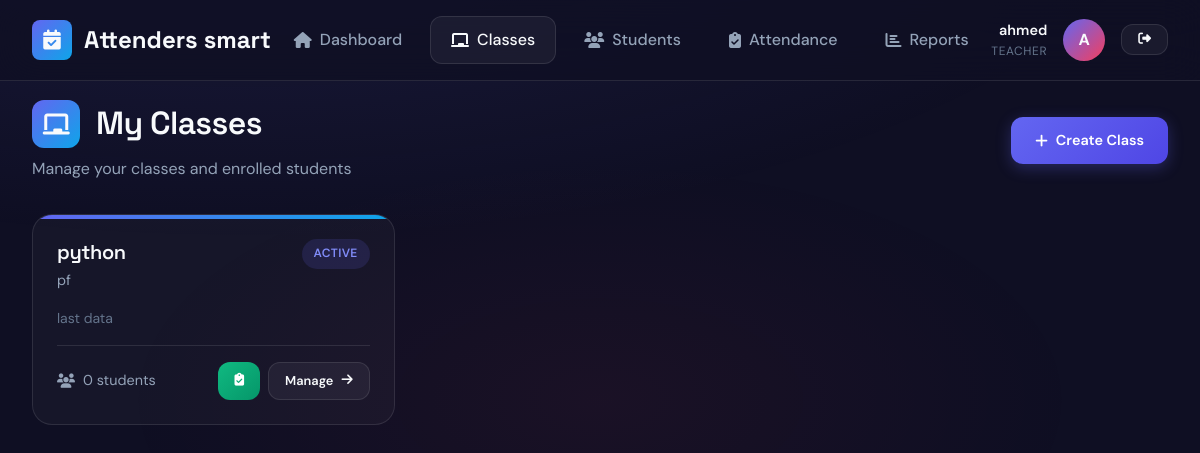
Screenshot of /teacher/classes (signed in) with the database file from the repository.
### app.py (models this page shows)
class Class(db.Model):
    id = db.Column(db.Integer, primary_key=True)
    name = db.Column(db.String(100), nullable=False)
    subject = db.Column(db.String(100), nullable=False)
    description = db.Column(db.Text)
    teacher_id = db.Column(db.Integer, db.ForeignKey('teacher.id'), nullable=False)
    created_at = db.Column(db.DateTime, default=datetime.utcnow)
    students = db.relationship('Student', secondary=student_class, lazy='subquery',
                              backref=db.backref('classes', lazy=True))
    attendance_records = db.relationship('Attendance', backref='class_obj', lazy=True)

### app.py (the view)
@app.route('/teacher/classes')
@teacher_required
def teacher_classes():
    teacher = Teacher.query.get(session['user_id'])
    classes = Class.query.filter_by(teacher_id=teacher.id).all()
    return render_template('teacher/classes.html', classes=classes)

### app.py (called while the page is built)
def teacher_required(f):
    @wraps(f)
    def decorated_function(*args, **kwargs):
        if 'user_id' not in session or session.get('user_type') != 'teacher':
            flash('Please login as a teacher to access this page.', 'error')
            return redirect(url_for('login'))
        return f(*args, **kwargs)
    return decorated_function

### templates/teacher/classes.html (shortened to what this page needs)
{% extends "base.html" %}
{% block content %}
<div class="page-header flex justify-between items-center">
    <div>
        <h1 class="page-title">
            <div class="icon">
                <i class="fas fa-chalkboard"></i>
            </div>
            My Classes
        </h1>
        <p class="page-subtitle">Manage your classes and enrolled students</p>
    </div>
    <a href="{{ url_for('create_class') }}" class="btn btn-primary">
        <i class="fas fa-plus"></i>
        Create Class
    </a>
</div>
{% if classes %}
<div class="class-grid">
    {% for class in classes %}
    <div class="class-card">
        <div class="class-card-header">
            <div>
                <h3>{{ class.name }}</h3>
                <div class="subject">{{ class.subject }}</div>
            </div>
            <span class="badge badge-primary">Active</span>
        </div>
        {% if class.description %}
        <p class="description">{{ class.description[:100] }}{% if class.description|length > 100 %}...{% endif %}</p>
        {% else %}
        <p class="description" style="color: var(--text-muted); font-style: italic;">No description provided</p>
        {% endif %}
        <div class="class-card-footer">
            <div class="student-count">
                <i class="fas fa-users"></i>
                {{ class.students | length }} students
            </div>
            <div class="flex gap-1">
                <a href="{{ url_for('mark_attendance', class_id=class.id) }}" class="btn btn-success btn-sm" title="Mark Attendance">
                    <i class="fas fa-clipboard-check"></i>
                </a>
                <a href="{{ url_for('view_class', class_id=class.id) }}" class="btn btn-secondary btn-sm">
                    Manage <i class="fas fa-arrow-right"></i>
                </a>
            </div>
        </div>
    </div>
    {% endfor %}
</div>
{% endif %}
{% endblock %}

### static/css/style.css (style rules this page uses)
:root { --primary: #6366f1; --primary-dark: #4f46e5; --primary-light: #818cf8; --secondary: #0ea5e9; --accent: #f43f5e; --success: #10b981; --warning: #f59e0b; --danger: #ef4444; --bg-dark: #0f0f23; --bg-card: rgba(255, 255, 255, 0.03); --bg-card-hover: rgba(255, 255, 255, 0.06); --bg-glass: rgba(255, 255, 255, 0.05); --text-primary: #f8fafc; --text-secondary: #94a3b8; --text-muted: #64748b; --border-color: rgba(255, 255, 255, 0.1); --border-glow: rgba(99, 102, 241, 0.5); --shadow-sm: 0 2px 8px rgba(0, 0, 0, 0.3); --shadow-md: 0 8px 32px rgba(0, 0, 0, 0.4); --shadow-lg: 0 16px 64px rgba(0, 0, 0, 0.5); --shadow-glow: 0 0 40px rgba(99, 102, 241, 0.3); --radius-sm: 8px; --radius-md: 12px; --radius-lg: 20px; --radius-xl: 28px; }
* { margin: 0; padding: 0; box-sizing: border-box; }
html { scroll-behavior: smooth; }
body { font-family: 'DM Sans', sans-serif; background: var(--bg-dark); color: var(--text-primary); min-height: 100vh; line-height: 1.6; overflow-x: hidden; }
body::before { content: ''; position: fixed; top: 0; left: 0; width: 100%; height: 100%; background: radial-gradient(ellipse 80% 50% at 20% -20%, rgba(99, 102, 241, 0.15), transparent), radial-gradient(ellipse 60% 40% at 80% 120%, rgba(14, 165, 233, 0.1), transparent), radial-gradient(ellipse 40% 30% at 50% 50%, rgba(244, 63, 94, 0.05), transparent); pointer-events: none; z-index: -1; }
h1, h2, h3, h4, h5, h6 { font-family: 'Space Grotesk', sans-serif; font-weight: 600; line-height: 1.3; letter-spacing: -0.02em; }
h1 { font-size: 2.5rem; }
h3 { font-size: 1.5rem; }
a { color: var(--primary-light); text-decoration: none; transition: all 0.3s ease; }
.page-header { margin-bottom: 2rem; }
.page-title { font-size: 2rem; margin-bottom: 0.5rem; display: flex; align-items: center; gap: 1rem; }
.page-title .icon { width: 48px; height: 48px; background: linear-gradient(135deg, var(--primary), var(--secondary)); border-radius: var(--radius-md); display: flex; align-items: center; justify-content: center; font-size: 1.5rem; }
.page-subtitle { color: var(--text-secondary); font-size: 1rem; }
.btn { display: inline-flex; align-items: center; justify-content: center; gap: 0.5rem; padding: 0.75rem 1.5rem; font-family: 'DM Sans', sans-serif; font-size: 0.9rem; font-weight: 600; border: none; border-radius: var(--radius-md); cursor: pointer; transition: all 0.3s ease; text-decoration: none; }
.btn-primary { background: linear-gradient(135deg, var(--primary), var(--primary-dark)); color: white; box-shadow: 0 4px 15px rgba(99, 102, 241, 0.3); }
.btn-secondary { background: var(--bg-glass); color: var(--text-primary); border: 1px solid var(--border-color); }
.btn-success { background: linear-gradient(135deg, var(--success), #059669); color: white; }
.btn-sm { padding: 0.5rem 1rem; font-size: 0.8rem; }
.badge { display: inline-flex; align-items: center; padding: 0.35rem 0.75rem; font-size: 0.75rem; font-weight: 600; border-radius: 100px; text-transform: uppercase; letter-spacing: 0.03em; }
.badge-primary { background: rgba(99, 102, 241, 0.15); color: var(--primary-light); }
.class-grid { display: grid; grid-template-columns: repeat(auto-fill, minmax(320px, 1fr)); gap: 1.5rem; }
.class-card { background: var(--bg-card); border: 1px solid var(--border-color); border-radius: var(--radius-lg); padding: 1.5rem; transition: all 0.3s ease; position: relative; overflow: hidden; }
.class-card::before { content: ''; position: absolute; top: 0; left: 0; right: 0; height: 4px; background: linear-gradient(90deg, var(--primary), var(--secondary)); }
.class-card-header { display: flex; justify-content: space-between; align-items: flex-start; margin-bottom: 1rem; }
.class-card h3 { font-size: 1.25rem; margin-bottom: 0.25rem; }
.class-card .subject { color: var(--text-secondary); font-size: 0.9rem; }
.class-card .description { color: var(--text-muted); font-size: 0.875rem; margin-bottom: 1rem; line-height: 1.5; }
.class-card-footer { display: flex; justify-content: space-between; align-items: center; padding-top: 1rem; border-top: 1px solid var(--border-color); }
.student-count { display: flex; align-items: center; gap: 0.5rem; color: var(--text-secondary); font-size: 0.9rem; }
.animate-slide-up { animation: slideUp 0.5s ease forwards; }
.flex { display: flex; }
.items-center { align-items: center; }
.justify-between { justify-content: space-between; }
.gap-1 { gap: 0.5rem; }

### rows the page displays
Class: name "python", subject "pf", description "last data", students|length "0"

### other values shown
{{ session.user_name }} "ahmed"
{{ session.user_type }} "TEACHER"
{{ session.user_name[0] | upper }} "A"
